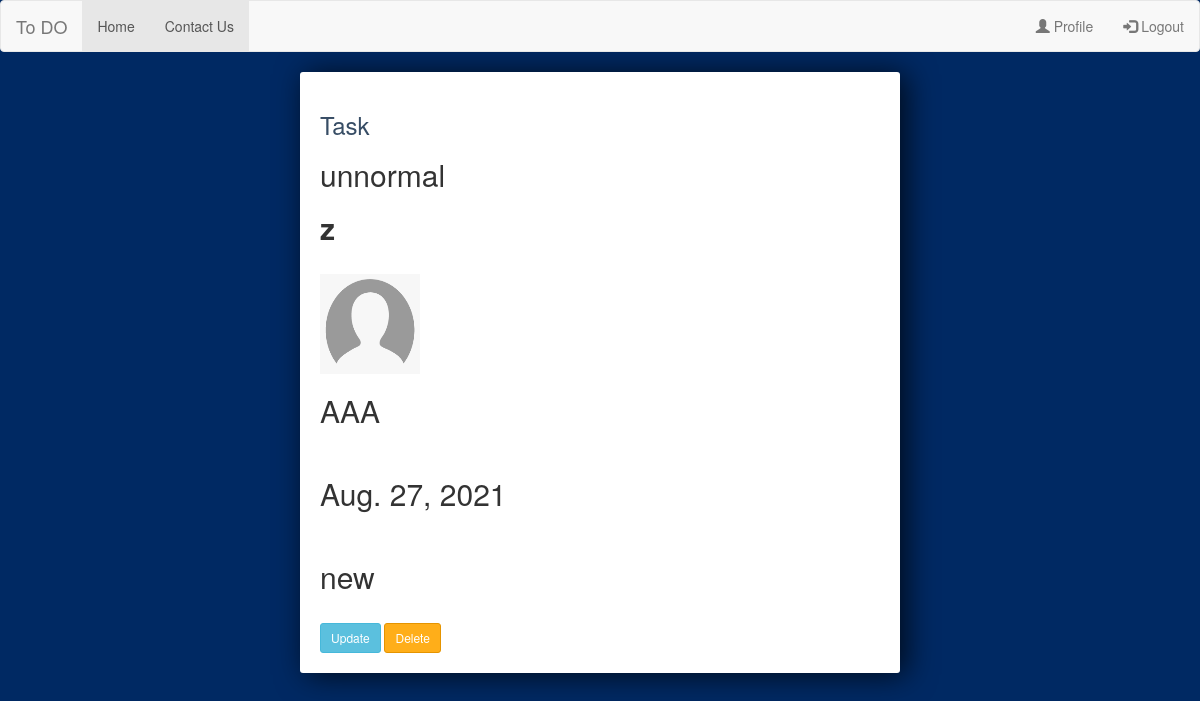
Before: /tasks/6 (signed in) with the older database file.
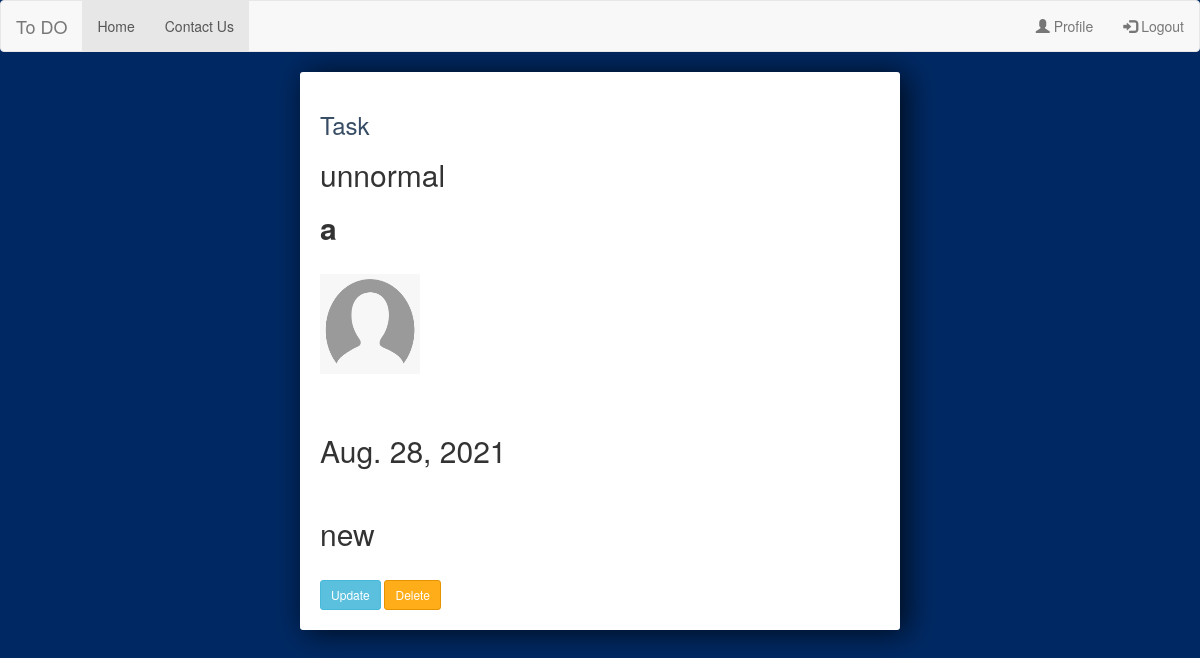
After: the same page with the newer database file.
### tasks/models.py (models this page shows, shortened)
class Task(models.Model):
    user = models.ForeignKey(User, on_delete=models.CASCADE, null=True, blank=True)
    name = models.CharField(max_length=50)
    description = models.TextField(blank=True, null=True)
    image = models.ImageField(upload_to="task_images", default="default/default.png")
    created_at = models.DateTimeField(auto_now_add=True)
    status = models.IntegerField(choices=STATUS_CHOICE, default=0)

### tasks/views.py (the view)
# urls.py: path('tasks/<int:pk>', views.TaskDetailView.as_view(), name='task_view'),
class TaskDetailView(LoginRequiredMixin, DetailView):
    model = Task
    def get_context_data(self, **kwargs):
        context = {
            'task_id': self.object.id,
            'task': self.object,
        }
        return context

### tasks/templates/tasks/task_detail.html
{% extends 'tasks/base.html' %}
{% load static %}
{% block content %}
<div class="center-column">
	<div class="todo-list">
	<h3>Task</h3>
		<h2>{{ task.user.username }}</h2>
		<h2><strong>{{ task.name }}</strong></h2>
		<br>
		    <img src="{{ task.image.url }}" alt="" width="100" height="100">
		<br>
		<h2>{{ task.description }}</h2>
		<br>
		<h2>{{ task.created_at.date }}</h2>
		<br>
		<h2>{{ task.get_status_display }}</h2>
		<br>
	<a class="btn btn-sm btn-info" href="{% url 'task_update' task.id %}">Update</a>
		<a class="btn btn-sm btn-danger" href="{% url 'task_delete' task.id %}">Delete</a>
	</div>
</div>
{% endblock %}

### tasks/templates/tasks/base.html (shortened to what this page needs)
{% load static %}
<html lang="en">
<head>
    <link rel="stylesheet" href="https://maxcdn.bootstrapcdn.com/bootstrap/3.4.1/css/bootstrap.min.css">
    <link rel="stylesheet" href="{% static 'tasks/style.css' %}">
</head>
<nav class="navbar navbar-default">
  <div class="container-fluid">
    <div class="navbar-header">
       <a class="navbar-brand" href="#">To DO</a>
    </div>
    <ul class="nav navbar-nav">
       <li class="active"><a href="{% url 'home' %}">Home</a></li>
       <li class="active"><a href="#">Contact Us</a></li>
    </ul>
    <ul class="nav navbar-nav navbar-right">
        {% if not request.user.is_authenticated %}
        <li><a href="{% url 'register' %}"><span class="glyphicon glyphicon-user"></span> Sign Up</a></li>
        <li><a href="{% url 'login' %}"><span class="glyphicon glyphicon-log-in"></span> Login</a></li>
        {% else %}
        <li><a href="{% url 'profile' request.user.id %}"><span class="glyphicon glyphicon-user"></span> Profile</a></li>
        <li><a href="{% url 'logout' %}"><span class="glyphicon glyphicon-log-in"></span> Logout</a></li>
        {% endif %}
    </ul>
  </div>
</nav>
<body>
{% block content %}
{% endblock %}
</body>
</html>

### tasks/static/tasks/style.css (style rules this page uses)
h3 { color: #374d65; }
body { background-color: #002963; }
.center-column { width:600px; margin: 20px auto; padding:20px; background-color: #fff; border-radius: 3px; box-shadow: 6px 2px 30px 0px rgba(0,0,0,0.75); }
.btn-danger { background-color: #ffae19; border-color: #e59400; }
a { color: #fff; text-decoration: none; }

Changed rows visible on the page:
changed Task "new": name "z" → "a"; created_at "Aug. 27, 2021" → "Aug. 28, 2021"; description "AAA" → (not shown)
